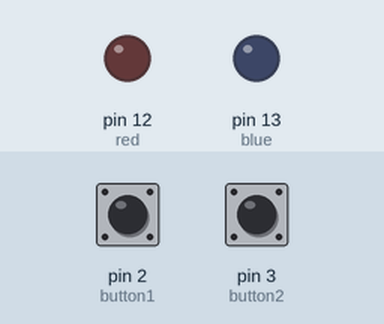
This sketch was run on a simulated Arduino Uno, built with avr-gcc and run on an emulated ATmega328P. Parts: output pins drawn as LEDs (lit = HIGH). The inputs (shaded band) are chosen by the test bench; at power-on: pin 2 (button1) LOW, pin 3 (button2) LOW.

Above: at 1.2 s.
1.3 s: pin 2 (button1) pulled HIGH for 0.15 s
At 1.37 s:
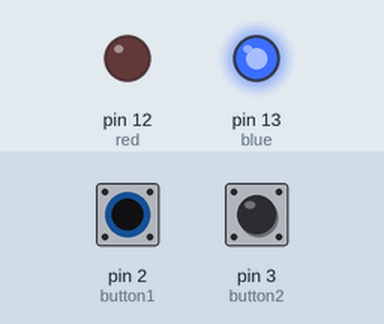
2.9 s: pin 3 (button2) pulled HIGH for 0.15 s
At 2.97 s:
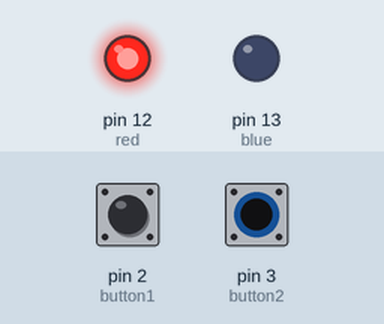
4.5 s: pin 3 (button2) pulled HIGH for 3.2 s
At 8.6 s:
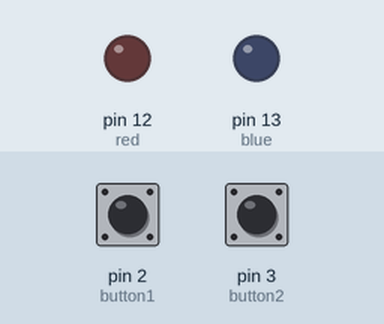
9.2 s: pin 2 (button1) pulled HIGH for 3.2 s
At 9.8 s:
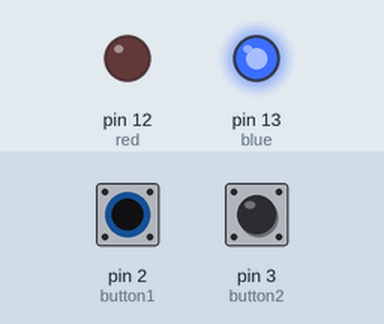
13.9 s: pin 2 (button1) driven HIGH and pin 3 (button2) driven HIGH
At 14.6 s:
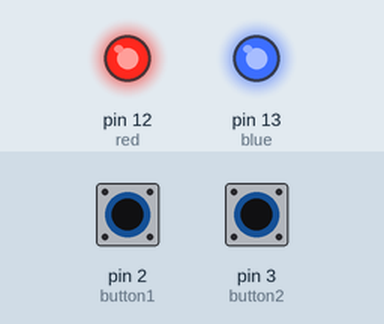
Timing chart, 0 to 16.4 s (numbered marks = the images above; inputs shaded):
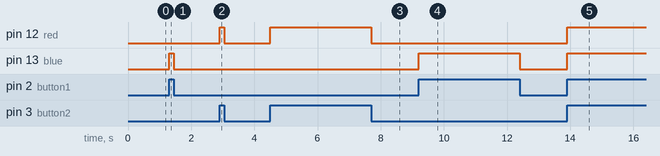

The sketch:

Code.ino
```cpp
// Name :- Kunjesh Kantilal Ramani (200515106)
// Date :- 15th June 2022
// Week :- Lab 5 LEVEL 2
// Description :-  Add a second button that will control a red led.

int red = 12;    // red LED
int blue = 13;   // blue LEd
int button1 = 2; // Button 1 as the name suggest
int button2 = 3; // Button 2 as the name suggest

void setup()
{
    pinMode(red, OUTPUT);
    pinMode(blue, OUTPUT);
    pinMode(button1, INPUT);
    pinMode(button2, INPUT);
}

void loop()
{
    // When the button 1 is HIGH, do the following steps
    if (digitalRead(button1) == HIGH)
    {
        digitalWrite(blue, HIGH); // To turn on the blue led
    }
    else
    {
        digitalWrite(blue, LOW); // To turn off the blue led
    }

    // When the button 2 is HIGH, do the following steps
    if (digitalRead(button2) == HIGH)
    {
        digitalWrite(red, HIGH); // To turn on the red led
    }
    else
    {
        digitalWrite(red, LOW); // To turn off the red led
    }
}
```

Measured:
- after the input at 1.3 s, pin 13 (blue): LOW → HIGH at once, → LOW 0.15 s later
- after the input at 2.9 s, pin 12 (red): LOW → HIGH at once, → LOW 0.15 s later
- after the input at 4.5 s, pin 12 (red): LOW → HIGH at once, → LOW 3.2 s later
- after the input at 9.2 s, pin 13 (blue): LOW → HIGH at once, → LOW 3.2 s later
- after the input at 13.9 s, pin 12 (red), pin 13 (blue): LOW → HIGH at once
